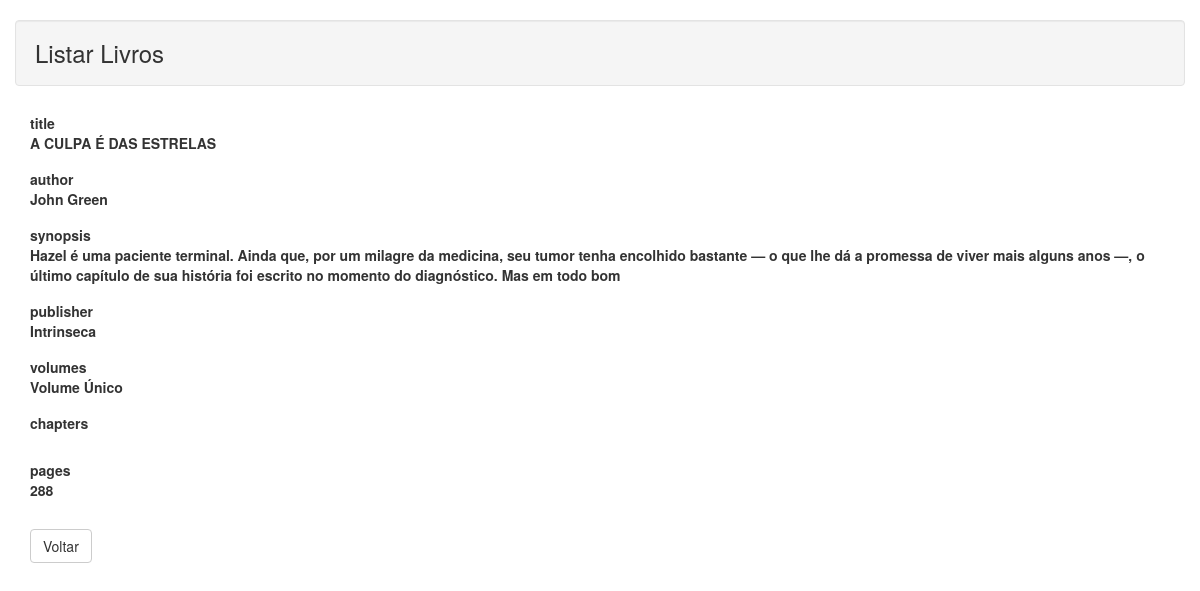
Screenshot of /read.php?id=1 with the database file from the repository.
### tables this page shows
CREATE TABLE tb_book (
    bookId int NOT NULL AUTO_INCREMENT,
    title varchar(255) NOT NULL,
    author varchar(255) NOT NULL,
    synopsis varchar(255) NOT NULL,
    publisher varchar(255) NOT NULL,
    volumes varchar(255) NOT NULL,
    chapters varchar(255) NOT NULL,
    pages int NOT NULL,
    score double(2,2) NOT NULL,
    categoryId int NOT NULL,
    CONSTRAINT Book_pk PRIMARY KEY (bookId)
);

### read.php (the view, shortened to what this page needs)
<?php
    $id = null;
    if(!empty($_GET['id']))
    {
        $id = $_REQUEST['id'];
    }
    if(null==$id)
    {
        header("Location: index.php");
    }
    else
    {
       $pdo = Banco::conectar();
       $pdo->setAttribute(PDO::ATTR_ERRMODE, PDO::ERRMODE_EXCEPTION);
       $sql = "SELECT * FROM tb_book where bookId = ?";
       $q = $pdo->prepare($sql);
       $q->execute(array($id));
       $data = $q->fetch(PDO::FETCH_ASSOC);
    }
?>
<!DOCTYPE html>
<html lang="pt-br">
    <head>
		<link href="bootstrap/css/bootstrap.min.css" rel="stylesheet" type="text/css"></link>
    </head>
    <body>
        <div class="container">
            <div class="span10 offset1">
                <div class="row">
                    <h3 class="well"> Listar Livros </h3>
                </div>
                <div class="form-horizontal">
                    <div class="control-group">
                        <label class="control-label">title</label>
                        <div class="controls">
                            <label class="carousel-inner">
                                <?php echo $data['title'];?>
                            </label>
                        </div>
                    </div>
                    <div class="control-group">
                        <label class="control-label">author</label>
                        <div class="controls">
                            <label class="carousel-inner">
                                <?php echo $data['author'];?>
                            </label>
                        </div>
                    </div>
                    <div class="control-group">
                        <label class="control-label">synopsis</label>
                        <div class="controls">
                            <label class="carousel-inner">
                                <?php echo $data['synopsis'];?>
                            </label>
                        </div>
                    </div>
                    <div class="control-group">
                        <label class="control-label">publisher</label>
                        <div class="controls">
                            <label class="carousel-inner">
                                <?php echo $data['publisher'];?>
                            </label>
                        </div>
                    </div>
                    <div class="control-group">
                        <label class="control-label">volumes</label>
                        <div class="controls">
                            <label class="carousel-inner">
                                <?php echo $data['volumes'];?>
                            </label>
                        </div>
                    </div>
                    <div class="control-group">
                        <label class="control-label">chapters</label>
                        <div class="controls">
                        </div>
                    </div>
                    <div class="control-group">
                        <label class="control-label">pages</label>
                        <div class="controls">
                            <label class="carousel-inner">
                                <?php echo $data['pages'];?>
                            </label>
                        </div>
                    </div>
                    <br/>
                    <div class="form-actions">
                        <a href="lista.php" type="btn" class="btn btn-default">Voltar</a>
                    </div>
                </div>
            </div>
        </div>
    </body>
</html>

### rows the page displays
tb_book: title "A CULPA É DAS ESTRELAS", author "John Green", synopsis "Hazel é uma paciente terminal. Ainda que, por um milagre da medicina, seu tumor tenha encolhido bastante — o que lhe dá a promessa de viver mais alguns anos —, o último capítulo de sua história foi escrito no momento do diagnóstico. Mas em todo bom", publisher "Intrinseca", volumes "Volume Único", pages "288"
